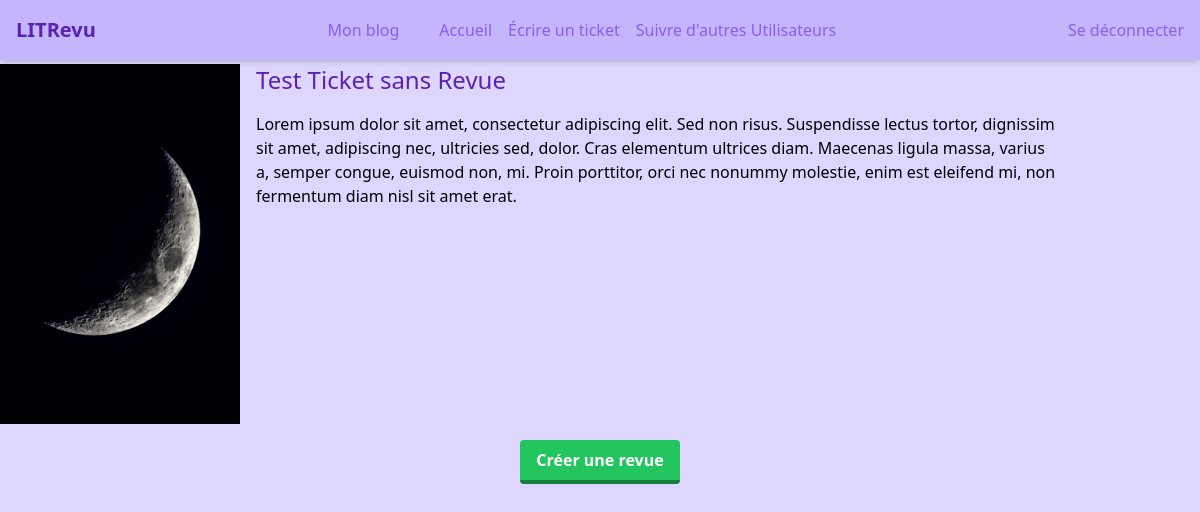
The page /ticket/1 (signed in) on the database its author committed.
### blog/models.py (models this page shows)
class Ticket(models.Model):
    title = models.CharField(max_length=128)
    description = models.CharField(max_length=1024)
    photo = models.ForeignKey(Photo, null=True, on_delete=models.SET_NULL, blank=True)
    user = models.ForeignKey(settings.AUTH_USER_MODEL, on_delete=models.CASCADE)
    date = models.DateTimeField(auto_now_add=True)
    has_review = models.BooleanField(default=False)

class Photo(models.Model):
    image = models.ImageField()
    caption = models.CharField(max_length=128, blank=True)
    uploader = models.ForeignKey(settings.AUTH_USER_MODEL, on_delete=models.CASCADE)
    date_created = models.DateTimeField(auto_now_add=True)

### blog/views.py (the view)
# urls.py: path('ticket/<int:ticket_id>', blog.views.view_ticket, name='view_ticket'),
@login_required
def view_ticket(request, ticket_id):
    ticket = get_object_or_404(models.Ticket, id=ticket_id)
    return render(request, 'blog/view_ticket.html', {'ticket': ticket})

### blog/templates/blog/view_ticket.html (shortened to what this page needs)
{% extends 'base.html' %}
{% block content %}
<div class="flex flex-col items-center space-y-4">
    <div class="flex space-x-4">
        <div class="w-1/5">
            <img src="{{ ticket.photo.image.url }}" alt="{{ ticket.title }}">
        </div>
        <div class="w-2/3">
            <h2 class="text-2xl text-violet-800 mb-4">{{ ticket.title }}</h2>
            <p>{{ ticket.description }}</p>
        </div>
    </div>
    <div class="mt-4">
        {% if ticket.has_review == False %}
        <a href="{% url 'create_review' ticket_id=ticket.id %}" class="inline-block bg-green-500 hover:bg-green-700 text-white font-bold py-2 px-4 border-b-4 border-green-700 hover:border-green-500 rounded">Créer une revue</a>
        {% endif %}
    </div>
</div>
{% endblock content %}

### rows shown on the page
Ticket: photo.image (picture), title "Test Ticket sans Revue", description "Lorem ipsum dolor sit amet, consectetur adipiscing elit. Sed non risus. Suspendisse lectus tortor, dignissim sit amet, adipiscing nec, ultricies sed, dolor. Cras elementum ultrices diam. Maecenas ligula massa, varius a, semper congue, euismod non, mi. Proin porttitor, orci nec nonummy molestie, enim est eleifend mi, non fermentum diam nisl sit amet erat."
